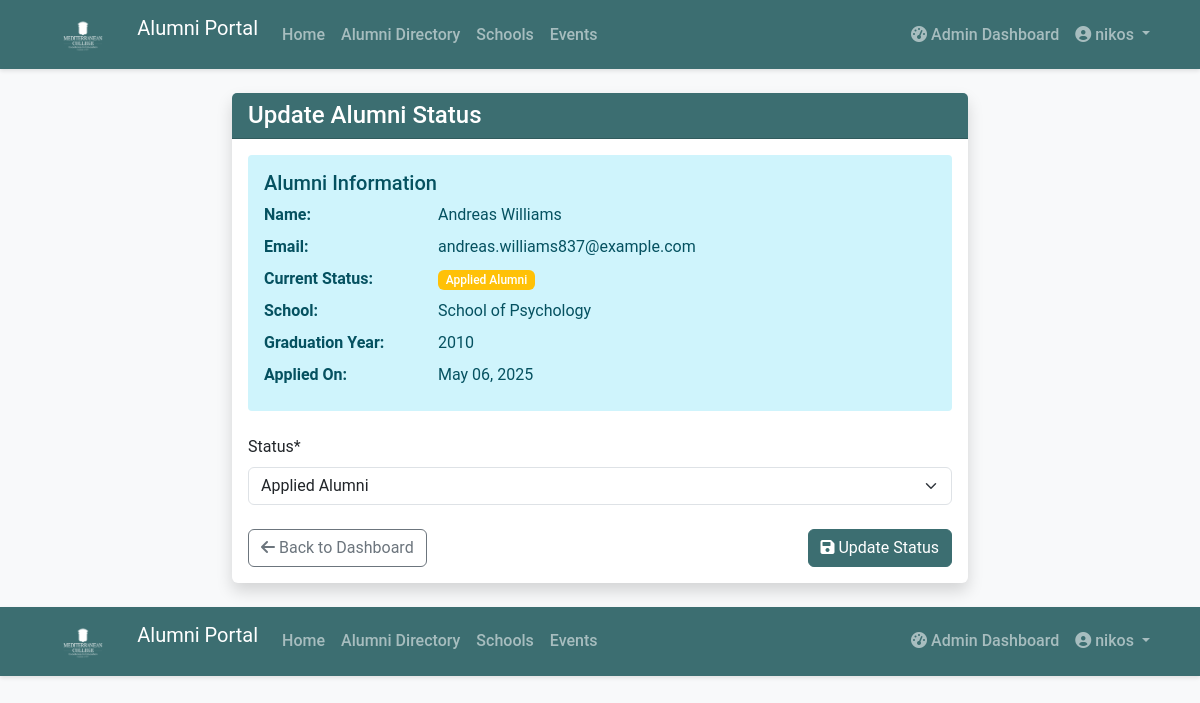
The page /alumni/alumni/20/status/ (signed in) on the database its author committed.
### alumni/models.py (models this page shows, shortened)
class AlumniProfile(models.Model):
    STATUS_CHOICES = (
        ('applied', 'Applied Alumni'),
        ('registered', 'Registered Alumni'),
    )
    GENDER_CHOICES = (
        ('M', 'Male'),
        ('F', 'Female'),
        ('O', 'Other'),
        ('P', 'Prefer not to say'),
    )
    user = models.OneToOneField(User, on_delete=models.CASCADE)
    school = models.ForeignKey(School, on_delete=models.SET_NULL, null=True, related_name='alumni')
    status = models.CharField(max_length=20, choices=STATUS_CHOICES, default='applied')
    profile_picture = models.ImageField(upload_to='profile_pics', blank=True, null=True)
    date_of_birth = models.DateField(null=True, blank=True)
    gender = models.CharField(max_length=1, choices=GENDER_CHOICES, blank=True)
    bio = models.TextField(blank=True)
    phone_number = models.CharField(max_length=20, blank=True)
    address = models.TextField(blank=True)
    graduation_year = models.IntegerField(null=True, blank=True)
    degree = models.CharField(max_length=100, blank=True)
    major = models.CharField(max_length=100, blank=True)
    current_company = models.CharField(max_length=100, blank=True)
    job_title = models.CharField(max_length=100, blank=True)
    linkedin_profile = models.URLField(blank=True)
    created_at = models.DateTimeField(auto_now_add=True)
    updated_at = models.DateTimeField(auto_now=True)
    class Meta:
        ordering = ['-updated_at']

class School(models.Model):
    name = models.CharField(max_length=100)
    description = models.TextField(blank=True)
    class Meta:
        ordering = ['name']

### alumni/views.py (the view, shortened to what this page needs)
# urls.py: path('alumni/<int:pk>/status/', views.AlumniStatusUpdateView.as_view(), name='alumni_status_update'),
@method_decorator(login_required, name='dispatch')
class AlumniStatusUpdateView(IsAdminMixin, UpdateView):
    model = AlumniProfile
    form_class = AlumniStatusForm
    template_name = 'alumni/admin/alumni_status_update.html'
    success_url = reverse_lazy('alumni:admin_dashboard')

### alumni/forms.py
class AlumniStatusForm(forms.ModelForm):
    class Meta:
        model = AlumniProfile
        fields = ['status']
        widgets = {
            'status': forms.Select(attrs={'class': 'form-control'}),
        }

### alumni/views.py (called while the page is built)
    def test_func(self):
        return self.request.user.is_authenticated and self.request.user.is_staff

### templates/alumni/admin/alumni_status_update.html (shortened to what this page needs)
{% extends 'base.html' %}
{% load crispy_forms_tags %}
{% block content %}
<div class="row justify-content-center">
    <div class="col-md-8">
        <div class="card shadow">
            <div class="card-header bg-primary text-white">
                <h4 class="card-title mb-0">Update Alumni Status</h4>
            </div>
            <div class="card-body">
                <div class="alert alert-info mb-4">
                    <h5 class="alert-heading">Alumni Information</h5>
                    <dl class="row mb-0">
                        <dt class="col-sm-3">Name:</dt>
                        <dd class="col-sm-9">{{ object.user.get_full_name }}</dd>
                        <dt class="col-sm-3">Email:</dt>
                        <dd class="col-sm-9">{{ object.user.email }}</dd>
                        <dt class="col-sm-3">Current Status:</dt>
                        <dd class="col-sm-9">
                            <span class="badge {% if object.status == 'registered' %}bg-success{% else %}bg-warning{% endif %}">
                                {{ object.get_status_display }}
                            </span>
                        </dd>
                        <dt class="col-sm-3">School:</dt>
                        <dd class="col-sm-9">
                            {% if object.school %}
                                {{ object.school.name }}
                            {% else %}
                                <span class="text-muted">Not specified</span>
                            {% endif %}
                        </dd>
                        <dt class="col-sm-3">Graduation Year:</dt>
                        <dd class="col-sm-9">
                            {% if object.graduation_year %}
                                {{ object.graduation_year }}
                            {% else %}
                                <span class="text-muted">Not specified</span>
                            {% endif %}
                        </dd>
                        <dt class="col-sm-3">Applied On:</dt>
                        <dd class="col-sm-9">{{ object.created_at|date:"F d, Y" }}</dd>
                    </dl>
                </div>
                <form method="POST">
                    {{ form|crispy }}
                    <div class="d-flex justify-content-between mt-4">
                        <a href="{% url 'alumni:admin_dashboard' %}" class="btn btn-outline-secondary">
                            <i class="fas fa-arrow-left"></i> Back to Dashboard
                        </a>
                        <button type="submit" class="btn btn-primary">
                            <i class="fas fa-save"></i> Update Status
                        </button>
                    </div>
                </form>
            </div>
        </div>
    </div>
</div>
{% endblock %}

### templates/includes/navbar.html (shortened to what this page needs)
<nav class="navbar navbar-expand-lg navbar-dark bg-primary">
    <div class="container">
        <a class="navbar-brand" href="{% url 'home' %}">
            <img src="/static/images/logo.png" alt="Mediterranean College" height="40" class="d-inline-block align-text-top me-2">
            Alumni Portal
        </a>
        <div class="collapse navbar-collapse" id="navbarNav">
            <ul class="navbar-nav me-auto">
                <li class="nav-item">
                    <a class="nav-link {% if request.path == '/' %}active{% endif %}" href="{% url 'home' %}">Home</a>
                </li>
                <li class="nav-item">
                    <a class="nav-link {% if '/alumni/directory/' in request.path %}active{% endif %}" href="{% url 'alumni:alumni_list' %}">Alumni Directory</a>
                </li>
                <li class="nav-item">
                    <a class="nav-link {% if '/alumni/schools/' in request.path %}active{% endif %}" href="{% url 'alumni:school_list' %}">Schools</a>
                </li>
                <li class="nav-item">
                    <a class="nav-link {% if '/alumni/events/' in request.path %}active{% endif %}" href="{% url 'alumni:event_list' %}">Events</a>
                </li>
            </ul>
            <ul class="navbar-nav ms-auto">
                {% if user.is_authenticated %}
                    {% if user.is_staff %}
                        <li class="nav-item">
                            <a class="nav-link {% if '/alumni/admin-dashboard/' in request.path %}active{% endif %}" href="{% url 'alumni:admin_dashboard' %}">
                                <i class="fas fa-tachometer-alt"></i> Admin Dashboard
                            </a>
                        </li>
                    {% endif %}
                    <li class="nav-item dropdown">
                        <a class="nav-link dropdown-toggle" href="#" id="navbarDropdown" role="button"
                           data-bs-toggle="dropdown" aria-expanded="false">
                            <i class="fas fa-user-circle"></i> {{ user.get_full_name|default:user.username }}
                        </a>
                    </li>
                {% endif %}
            </ul>
        </div>
    </div>
</nav>

### templates/includes/footer.html (shortened to what this page needs)
<nav class="navbar navbar-expand-lg navbar-dark bg-primary">
    <div class="container">
        <a class="navbar-brand" href="{% url 'home' %}">
            <img src="/static/images/logo.png" alt="Mediterranean College" height="40" class="d-inline-block align-text-top me-2">
            Alumni Portal
        </a>
        <div class="collapse navbar-collapse" id="navbarNav">
            <ul class="navbar-nav me-auto">
                <li class="nav-item">
                    <a class="nav-link {% if request.path == '/' %}active{% endif %}" href="{% url 'home' %}">Home</a>
                </li>
                <li class="nav-item">
                    <a class="nav-link {% if '/alumni/directory/' in request.path %}active{% endif %}" href="{% url 'alumni:alumni_list' %}">Alumni Directory</a>
                </li>
                <li class="nav-item">
                    <a class="nav-link {% if '/alumni/schools/' in request.path %}active{% endif %}" href="{% url 'alumni:school_list' %}">Schools</a>
                </li>
                <li class="nav-item">
                    <a class="nav-link {% if '/alumni/events/' in request.path %}active{% endif %}" href="{% url 'alumni:event_list' %}">Events</a>
                </li>
            </ul>
            <ul class="navbar-nav ms-auto">
                {% if user.is_authenticated %}
                    {% if user.is_staff %}
                        <li class="nav-item">
                            <a class="nav-link {% if '/alumni/admin-dashboard/' in request.path %}active{% endif %}" href="{% url 'alumni:admin_dashboard' %}">
                                <i class="fas fa-tachometer-alt"></i> Admin Dashboard
                            </a>
                        </li>
                    {% endif %}
                    <li class="nav-item dropdown">
                        <a class="nav-link dropdown-toggle" href="#" id="navbarDropdown" role="button"
                           data-bs-toggle="dropdown" aria-expanded="false">
                            <i class="fas fa-user-circle"></i> {{ user.get_full_name|default:user.username }}
                        </a>
                    </li>
                {% endif %}
            </ul>
        </div>
    </div>
</nav>

### static/css/styles.css (style rules this page uses)
:root { --primary-color: #3c6e71; --secondary-color: #284b63; --accent-color: #d9d9d9; --text-color: #333333; --light-color: #ffffff; --dark-color: #1a1a1a; --success-color: #28a745; --warning-color: #ffc107; --danger-color: #dc3545; --info-color: #17a2b8; }
body { font-family: 'Roboto', 'Segoe UI', Arial, sans-serif; color: var(--text-color); background-color: #f8f9fa; padding-bottom: 0; min-height: 100vh; display: flex; flex-direction: column; }
.bg-primary { background-color: var(--primary-color) !important; }
.btn-primary { background-color: var(--primary-color); border-color: var(--primary-color); }
.navbar { box-shadow: 0 2px 4px rgba(0, 0, 0, 0.1); }
.navbar-brand img { filter: brightness(0) invert(1); }
.nav-link { font-weight: 500; }
.card { border: none; box-shadow: 0 0.125rem 0.25rem rgba(0, 0, 0, 0.075); transition: transform 0.2s, box-shadow 0.2s; margin-bottom: 1.5rem; }
.card-header { font-weight: 600; }
.alert { border: none; border-radius: 0.25rem; }
.badge { font-weight: 500; }

### rows shown on the page
AlumniProfile: user.get_full_name "Andreas Williams", user.email "andreas.williams837@example.com", status "Applied Alumni", school.name "School of Psychology", graduation_year "2010", created_at "May 06, 2025"

### other values the page prints
{{ user.get_full_name|default:user.username }} "nikos"
